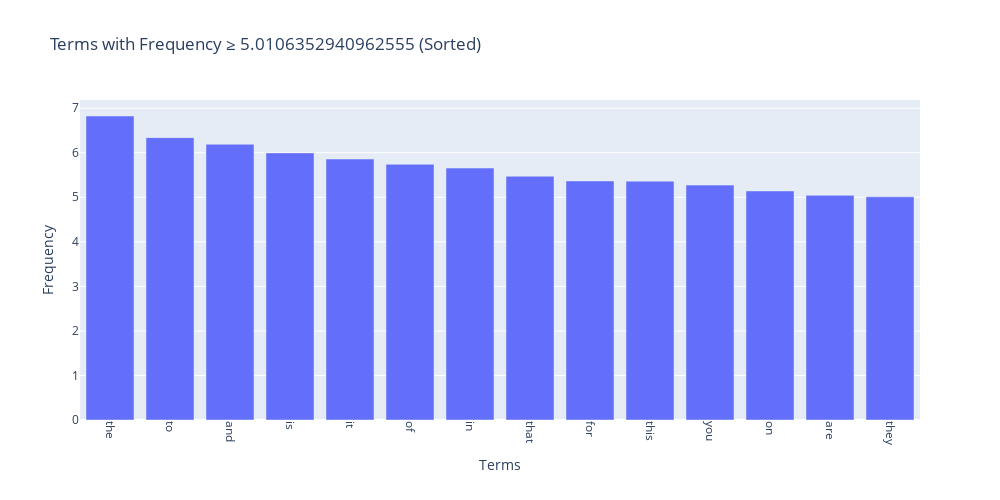

Notebook source saved alongside this figure:
### Markdown cell above
### Exercise 15
You can copy the code from the previous exercise and change the 'term_frequencies' variable for the 'term_frequencies_log', comment about the differences that you observe and talk about other possible insights that we can get from a log distribution.

### Code cell
threshold = np.log(150) # Change the threshold to log scale
mask = [(i >= threshold) for i in term_frequencies_log]
filtered_terms = count_vect.get_feature_names_out()[mask]
filtered_freqs = [i for i in term_frequencies_log if i >= threshold]
# Sort by frequency (descending)
sorted_indices = np.argsort(filtered_freqs)[::-1]
sorted_terms = filtered_terms[sorted_indices]
sorted_freqs = np.sort(filtered_freqs)[::-1]

fig = px.bar(x=sorted_terms, y=sorted_freqs, labels={'x': 'Terms', 'y': 'Frequency'}, title=f'Terms with Frequency ≥ {threshold} (Sorted)')
fig.update_xaxes(tickangle=90)
fig.update_layout(width=1000, height=500)
fig.show()

### Findings
# When using log scale, the difference between high-frequency and low-frequency terms is reduced.
# This allows us to see the distribution of term frequencies more clearly, especially for terms that are not extremely frequent.

### Figure 1 — Plotly figure (JSON) as saved in the notebook; plotly's stock layout.template omitted (floating-point values rounded to 4 significant figures)
{"data": [{"hovertemplate": "Terms=%{x}<br>Frequency=%{y}<extra></extra>", "legendgroup": "", "marker": {"color": "#636efa", "pattern": {"shape": ""}}, "name": "", "orientation": "v", "showlegend": false, "textposition": "auto", "type": "bar", "x": ["the", "to", "and", "is", "it", "of", "in", "that", "for", "this", "you", "on", "are", "they"], "xaxis": "x", "y": [6.824, 6.339, 6.19, 5.996, 5.858, 5.74, 5.656, 5.472, 5.366, 5.361, 5.273, 5.142, 5.043, 5.011], "yaxis": "y"}], "layout": {"barmode": "relative", "height": 500, "legend": {"tracegroupgap": 0}, "title": {"text": "Terms with Frequency ≥ 5.0106352940962555 (Sorted)"}, "width": 1000, "xaxis": {"anchor": "y", "domain": [0, 1], "tickangle": 90, "title": {"text": "Terms"}}, "yaxis": {"anchor": "x", "domain": [0, 1], "title": {"text": "Frequency"}}}}
